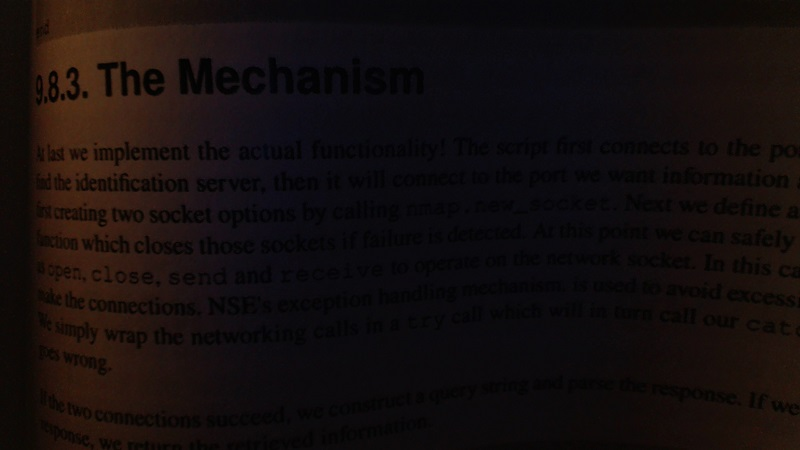
#> input picture bookpage.jpg, 800 x 450 px, given in place of the camera
$ python MorphologicalTransformations.py
#> lines starting #> are read from the running program, lines starting #| are printed output that depends on the picture; after the words box and inside, x2 and y2 are one past the last pixel; in counts of white or black regions, pixels touching at a corner belong together
import cv2
import numpy as np


cap=cv2.VideoCapture(1)

while(1):
    _,frame=cap.read()
#> frame is the input picture: shape (450, 800, 3); mean B, G, R 13.4, 13.6, 20.3
    hsv=cv2.cvtColor(frame,cv2.COLOR_BGR2HSV)
#> hsv: shape (450, 800, 3); mean H, S, V 81.2, 108.8, 21.8

    lower_col=np.array([100,100,20])
    upper_col=np.array([255,255,210])

    mask=cv2.inRange(hsv,lower_col,upper_col)
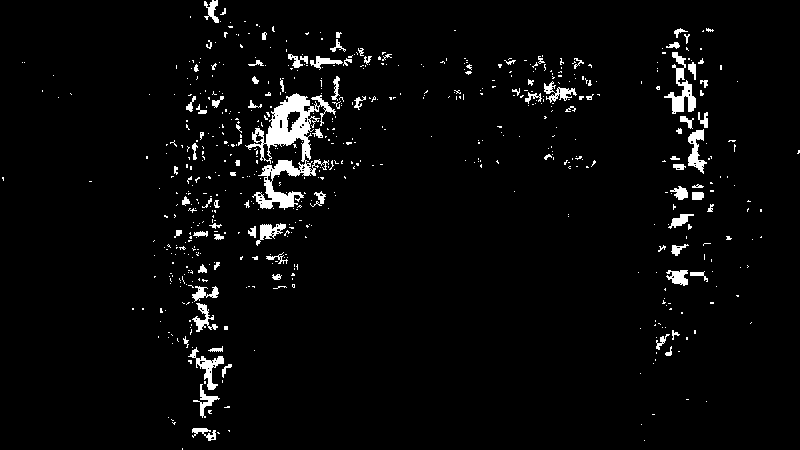
#> mask: shape (450, 800); 3.5% white; 633 white regions (544 under 20 px), largest, box (x1, y1, x2, y2) and area: (245, 93, 336, 210) 3379, (664, 52, 696, 114) 698, (188, 347, 224, 390) 422
    res=cv2.bitwise_and(frame,frame,mask=mask)
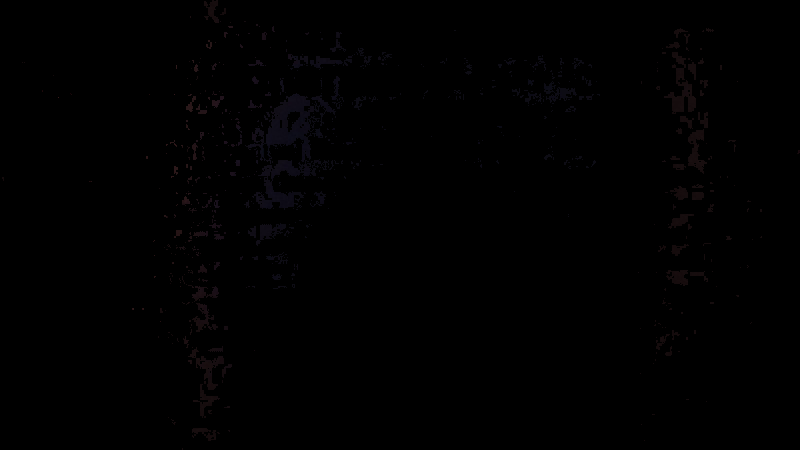
#> res: shape (450, 800, 3); mean B, G, R 0.7, 0.5, 0.7
    kernel=np.ones((2,2),np.uint8)
    erosion=cv2.erode(mask,kernel,iterations=1)
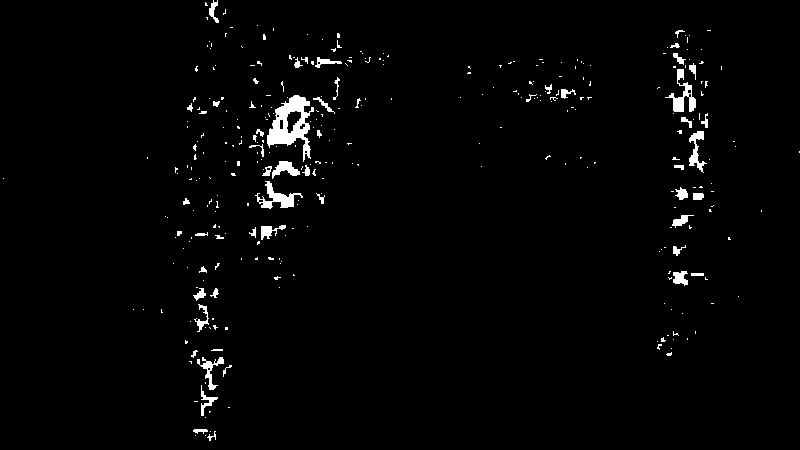
#> erosion: shape (450, 800); 1.9% white; 329 white regions (275 under 20 px), largest, box (x1, y1, x2, y2) and area: (267, 95, 314, 162) 1369, (255, 181, 303, 209) 463, (665, 69, 696, 112) 451
    dilation=cv2.dilate(mask,kernel,iterations=1)
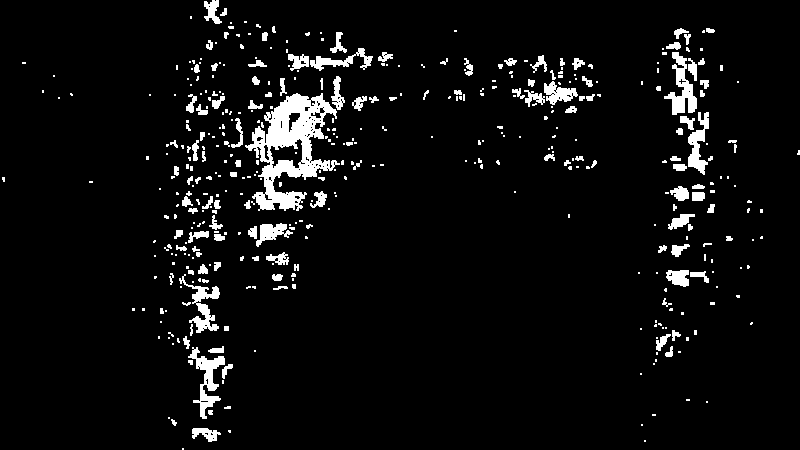
#> dilation: shape (450, 800); 5.4% white; 431 white regions (295 under 20 px), largest, box (x1, y1, x2, y2) and area: (245, 93, 340, 211) 4692, (188, 347, 225, 419) 882, (664, 52, 697, 115) 866

    opening=cv2.morphologyEx(mask,cv2.MORPH_OPEN,kernel)
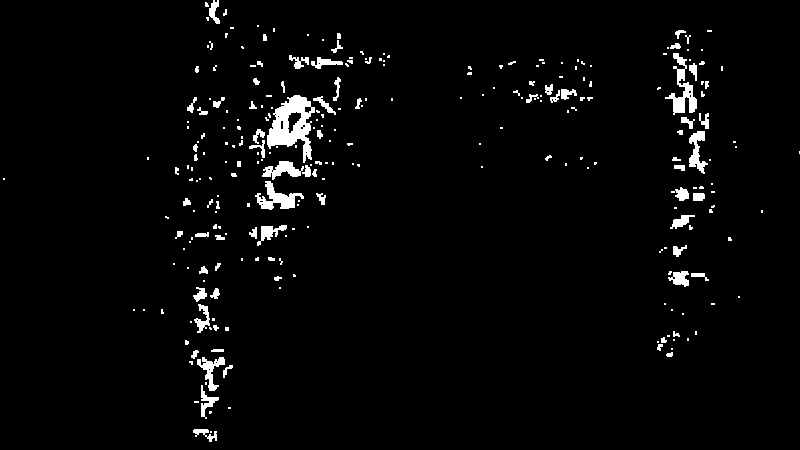
#> opening: shape (450, 800); 2.9% white; 270 white regions (187 under 20 px), largest, box (x1, y1, x2, y2) and area: (267, 95, 315, 163) 1613, (665, 53, 697, 115) 692, (255, 181, 304, 210) 588
    closing=cv2.morphologyEx(mask,cv2.MORPH_CLOSE,kernel)
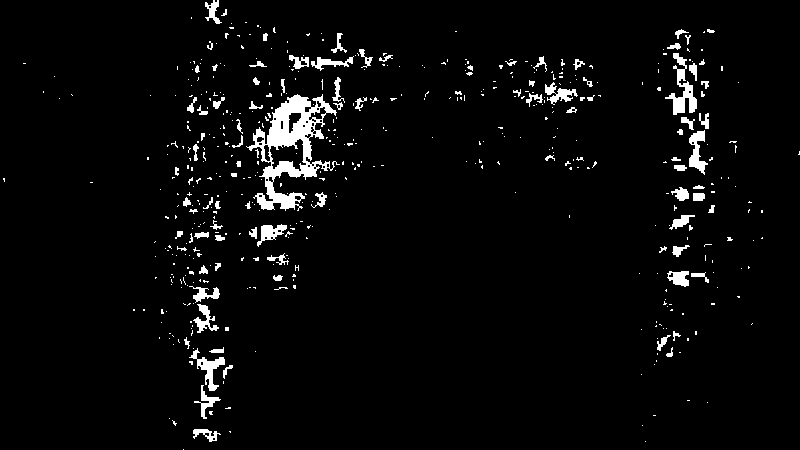
#> closing: shape (450, 800); 3.7% white; 519 white regions (425 under 20 px), largest, box (x1, y1, x2, y2) and area: (246, 94, 340, 211) 3756, (665, 53, 697, 115) 703, (189, 348, 225, 391) 451


    cv2.imshow('frame',frame)
    cv2.imshow('mask',mask)
    cv2.imshow('res',res)
    cv2.imshow('erosion',erosion)
    cv2.imshow('dilation',dilation)

    cv2.imshow('opening',opening)

    cv2.imshow('closing',closing)


    k=cv2.waitKey(5) & 0XFF
#> (key Esc is pressed here)
    if k==27:
        break
cv2.destroyAllWindows()
cap.release()
